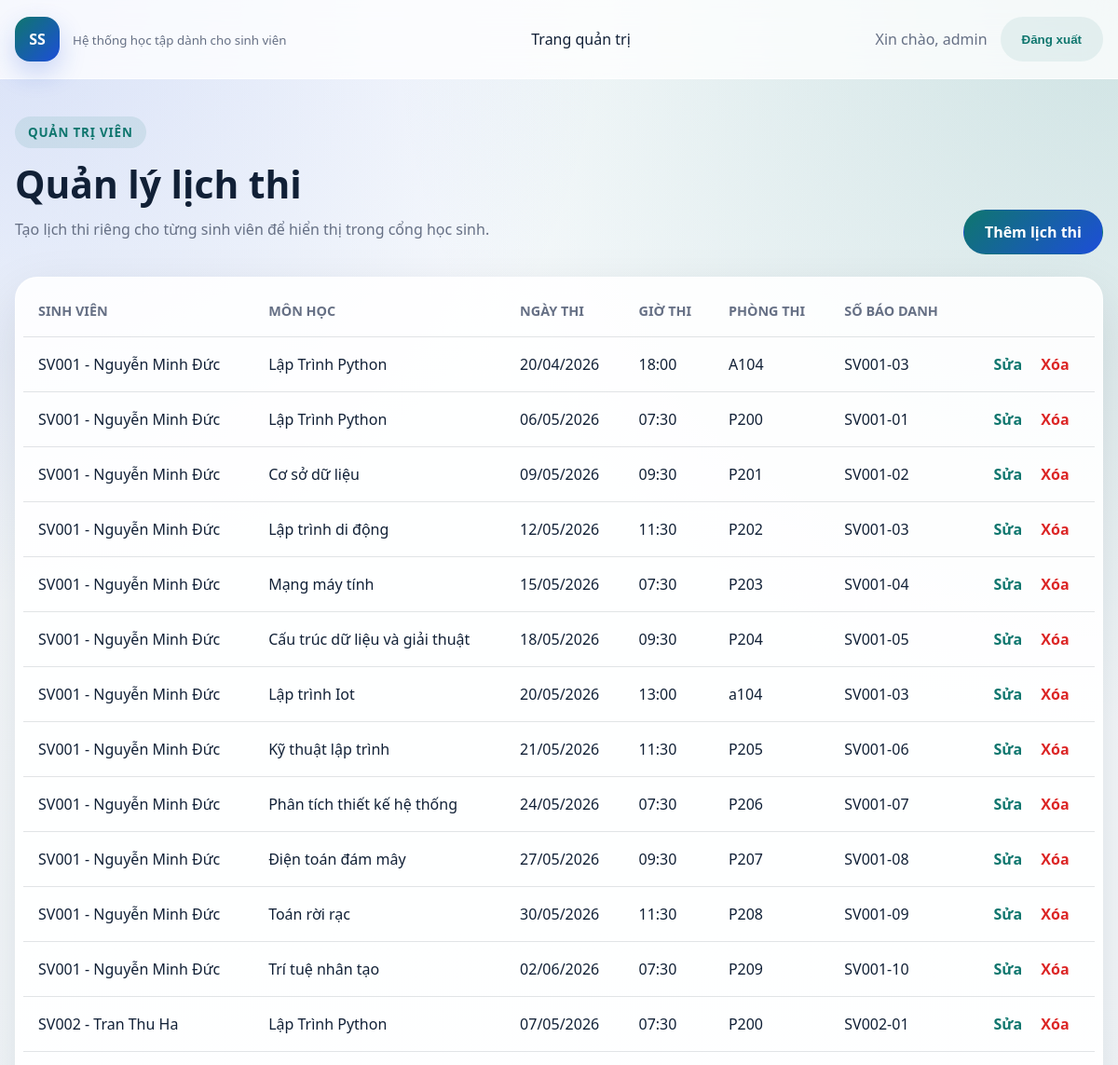
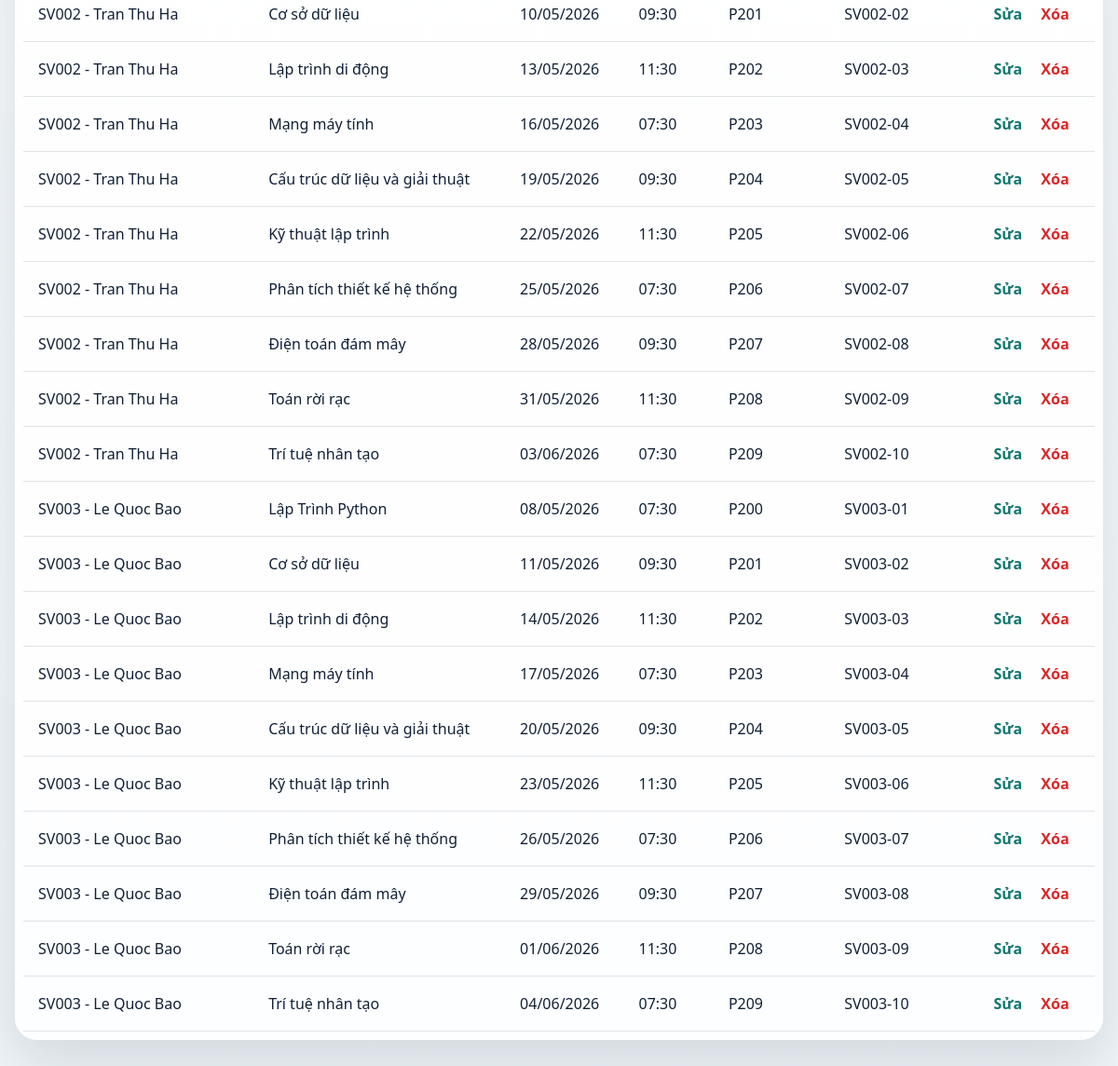
The app's page /exam-schedules/ (signed in) with its own data (2 pictures, top to bottom).
### students/models.py (models this page shows, shortened)
class ExamSchedule(models.Model):
    student = models.ForeignKey(
        Student,
        on_delete=models.CASCADE,
        related_name="exam_schedules",
        verbose_name="Sinh viên",
    )
    subject = models.ForeignKey(
        Subject,
        on_delete=models.CASCADE,
        related_name="exam_schedules",
        verbose_name="Môn học",
    )
    exam_date = models.DateField(verbose_name="Ngày thi")
    start_time = models.TimeField(verbose_name="Giờ bắt đầu")
    room = models.CharField(max_length=50, verbose_name="Phòng thi")
    seat_number = models.CharField(max_length=20, blank=True, verbose_name="Số báo danh")
    note = models.CharField(max_length=255, blank=True, verbose_name="Ghi chú")
    created_at = models.DateTimeField(auto_now_add=True)
    updated_at = models.DateTimeField(auto_now=True)
    class Meta:
        ordering = ["student__student_code", "exam_date", "start_time"]
        verbose_name = "Lịch thi"
        verbose_name_plural = "Lịch thi"
        constraints = [
            models.UniqueConstraint(
                fields=["student", "subject", "exam_date", "start_time"],
                name="unique_student_exam_slot",
            )
        ]

class Student(models.Model):
    GENDER_CHOICES = (
        ("M", "Nam"),
        ("F", "Nu"),
        ("O", "Khac"),
    )
    user = models.OneToOneField(
        settings.AUTH_USER_MODEL,
        on_delete=models.SET_NULL,
        null=True,
        blank=True,
        related_name="student_profile",
        verbose_name="Tài khoản đăng nhập",
    )
    student_code = models.CharField(max_length=20, unique=True, verbose_name="Ma sinh vien")
    full_name = models.CharField(max_length=100, verbose_name="Ho ten")
    date_of_birth = models.DateField(verbose_name="Ngay sinh")
    gender = models.CharField(max_length=1, choices=GENDER_CHOICES, verbose_name="Gioi tinh")
    class_name = models.CharField(max_length=50, verbose_name="Lop")
    email = models.EmailField(unique=True, verbose_name="Email")
    phone_number = models.CharField(max_length=20, blank=True, verbose_name="So dien thoai")
    address = models.CharField(max_length=255, blank=True, verbose_name="Dia chi")
    bio = models.TextField(blank=True, verbose_name="Gioi thieu ban than")
    avatar = models.FileField(upload_to="avatars/", blank=True, null=True, verbose_name="Anh dai dien")
    created_at = models.DateTimeField(auto_now_add=True)
    updated_at = models.DateTimeField(auto_now=True)
    class Meta:
        ordering = ["student_code"]
        verbose_name = "Sinh vien"
        verbose_name_plural = "Sinh vien"
    def __str__(self):
        return f"{self.student_code} - {self.full_name}"

class Subject(models.Model):
    subject_code = models.CharField(max_length=20, unique=True, verbose_name="Ma mon hoc")
    name = models.CharField(max_length=100, verbose_name="Ten mon hoc")
    credits = models.PositiveSmallIntegerField(verbose_name="So tin chi")
    created_at = models.DateTimeField(auto_now_add=True)
    updated_at = models.DateTimeField(auto_now=True)
    class Meta:
        ordering = ["subject_code"]
        verbose_name = "Mon hoc"
        verbose_name_plural = "Mon hoc"

### students/views.py (the view)
# urls.py: path("exam-schedules/", views.ExamScheduleListView.as_view(), name="exam_schedule_list"),
class ExamScheduleListView(StaffRequiredMixin, ListView):
    model = ExamSchedule
    template_name = "students/exam_schedule_list.html"
    context_object_name = "exam_schedules"
    def get_queryset(self):
        return (
            ExamSchedule.objects.select_related("student", "subject")
            .order_by("student__student_code", "exam_date", "start_time")
        )

### students/views.py (called while the page is built)
    def test_func(self):
        return self.request.user.is_staff

### students/templates/students/exam_schedule_list.html (shortened to what this page needs)
{% extends "students/base.html" %}
{% block content %}
<section class="section-header">
    <div>
        <span class="eyebrow">Quản trị viên</span>
        <h1>Quản lý lịch thi</h1>
        <p>Tạo lịch thi riêng cho từng sinh viên để hiển thị trong cổng học sinh.</p>
    </div>
    <a class="primary-button" href="{% url 'students:exam_schedule_add' %}">Thêm lịch thi</a>
</section>
<section class="panel">
    <div class="table-wrap">
        <table class="data-table">
            <thead>
                <tr>
                    <th>Sinh viên</th>
                    <th>Môn học</th>
                    <th>Ngày thi</th>
                    <th>Giờ thi</th>
                    <th>Phòng thi</th>
                    <th>Số báo danh</th>
                    <th></th>
                </tr>
            </thead>
            <tbody>
                {% for item in exam_schedules %}
                    <tr>
                        <td>{{ item.student }}</td>
                        <td>{{ item.subject.name }}</td>
                        <td>{{ item.exam_date|date:"d/m/Y" }}</td>
                        <td>{{ item.start_time|time:"H:i" }}</td>
                        <td>{{ item.room }}</td>
                        <td>{{ item.seat_number|default:"-" }}</td>
                        <td class="actions-cell">
                            <a class="table-link" href="{% url 'students:exam_schedule_edit' item.pk %}">Sửa</a>
                            <a class="table-link danger" href="{% url 'students:exam_schedule_delete' item.pk %}">Xóa</a>
                        </td>
                    </tr>
                {% empty %}
                    <tr>
                        <td colspan="7" class="empty-state">Chưa có lịch thi nào.</td>
                    </tr>
                {% endfor %}
            </tbody>
        </table>
    </div>
</section>
{% endblock %}

### students/templates/students/base.html (shortened to what this page needs)
{% load static %}
<!DOCTYPE html>
<html lang="vi">
<head>
    <link rel="stylesheet" href="{% static 'students/styles.css' %}">
</head>
<body>
    <header class="topbar">
        <div class="container topbar-inner">
            {% if user.is_authenticated and not user.is_staff %}
                <a class="brand" href="{% url 'students:student_result' %}">
                    <span class="brand-mark">SV</span>
                    <span class="brand-text">
                        <strong>Cổng thông tin sinh viên</strong>
                        <small>Theo dõi học tập cá nhân</small>
                    </span>
                </a>
            {% else %}
                <a class="brand" href="{% url 'students:home' %}">
                    <span class="brand-mark">SS</span>
                    <span class="brand-text">
                        <small>Hệ thống học tập dành cho sinh viên</small>
                    </span>
                </a>
            {% endif %}
            <nav class="nav-links">
                {% if user.is_authenticated and not user.is_staff %}
                    <a href="{% url 'students:student_profile' %}">Trang cá nhân</a>
                    <a href="{% url 'students:student_result' %}">Kết quả học tập</a>
                    <a href="{% url 'students:student_schedule' %}">Thời khóa biểu</a>
                    <a href="{% url 'students:student_exam_schedule' %}">Lịch thi</a>
                {% elif user.is_authenticated and user.is_staff %}
                    <a href="/admin/">Trang quản trị</a>
                {% endif %}
            </nav>
            <div class="user-actions">
                {% if user.is_authenticated %}
                    <span class="welcome">Xin chào, {{ user.get_full_name|default:user.username }}</span>
                    <form method="post" action="{% url 'students:logout' %}">
                        <button type="submit" class="ghost-button">Đăng xuất</button>
                    </form>
                {% else %}
                    <a class="primary-button" href="{% url 'students:login' %}">Đăng nhập sinh viên</a>
                {% endif %}
            </div>
        </div>
    </header>
    <main class="container page-content">
        {% block content %}{% endblock %}
    </main>
</body>
</html>

### static/students/styles.css (style rules this page uses)
:root { --bg: #f3f7fb; --surface: rgba(255, 255, 255, 0.88); --text: #112036; --muted: #667085; --line: rgba(17, 32, 54, 0.12); --primary: #0f766e; --secondary: #1d4ed8; --danger: #dc2626; --shadow: 0 24px 60px rgba(15, 23, 42, 0.12); --radius: 24px; }
* { box-sizing: border-box; }
body { margin: 0; font-family: "Segoe UI", sans-serif; color: var(--text); background: radial-gradient(circle at top left, rgba(29, 78, 216, 0.15), transparent 25%), radial-gradient(circle at top right, rgba(15, 118, 110, 0.18), transparent 30%), linear-gradient(180deg, #f9fbfd 0%, #eef4f8 100%); }
a { color: inherit; text-decoration: none; }
.container { width: min(1180px, calc(100% - 32px)); margin: 0 auto; }
.topbar { position: sticky; top: 0; z-index: 10; background: rgba(255, 255, 255, 0.76); backdrop-filter: blur(16px); border-bottom: 1px solid rgba(255, 255, 255, 0.65); }
.topbar-inner { display: flex; align-items: center; justify-content: space-between; gap: 24px; padding: 18px 0; }
.brand { display: flex; align-items: center; gap: 14px; }
.brand-mark { width: 48px; height: 48px; display: grid; place-items: center; border-radius: 16px; color: white; font-weight: 700; background: linear-gradient(135deg, var(--primary), var(--secondary)); box-shadow: 0 12px 28px rgba(29, 78, 216, 0.22); }
.brand-text small, .welcome, .hero p, .section-header p, .form-card p, .login-copy p, .metric-item span, .metric-card span { color: var(--muted); }
.nav-links, .user-actions, .hero-actions, .form-actions { display: flex; align-items: center; gap: 14px; }
.nav-links { flex-wrap: wrap; justify-content: center; }
.page-content { padding: 40px 0 56px; }
.hero-copy, .hero-panel, .panel, .form-card, .login-card { background: var(--surface); border-radius: var(--radius); box-shadow: var(--shadow); border: 1px solid rgba(255, 255, 255, 0.7); }
.eyebrow { display: inline-flex; padding: 8px 14px; border-radius: 999px; background: rgba(15, 118, 110, 0.1); color: var(--primary); font-size: 0.84rem; font-weight: 700; text-transform: uppercase; letter-spacing: 0.06em; }
.hero h1, .section-header h1, .form-card h1, .login-copy h1 { margin: 16px 0 12px; line-height: 1.08; font-size: clamp(2rem, 3.4vw, 3.7rem); }
.section-header { display: flex; justify-content: space-between; align-items: end; gap: 24px; margin-bottom: 24px; }
.panel { padding: 8px; }
.table-wrap { overflow-x: auto; }
.data-table { width: 100%; border-collapse: collapse; }
.data-table th, .data-table td { padding: 18px 16px; border-bottom: 1px solid var(--line); white-space: nowrap; text-align: left; }
.data-table th { color: var(--muted); text-transform: uppercase; font-size: 0.9rem; }
.actions-cell { text-align: right; }
.table-link { color: var(--primary); font-weight: 700; margin-left: 16px; }
.table-link.danger { color: var(--danger); }
.primary-button, .secondary-button, .ghost-button, .danger-button { display: inline-flex; align-items: center; justify-content: center; min-height: 48px; padding: 0 22px; border-radius: 999px; border: 1px solid transparent; font-weight: 700; cursor: pointer; }
.primary-button { color: white; background: linear-gradient(135deg, var(--primary), var(--secondary)); }
.ghost-button { background: rgba(15, 118, 110, 0.08); color: var(--primary); }

### records on screen
ExamSchedule: student "SV001 - Nguyễn Minh Đức", subject.name "Lập Trình Python", exam_date "20/04/2026", start_time "18:00", room "A104", seat_number "SV001-03"
ExamSchedule: student "SV001 - Nguyễn Minh Đức", subject.name "Lập Trình Python", exam_date "06/05/2026", start_time "07:30", room "P200", seat_number "SV001-01"
ExamSchedule: student "SV001 - Nguyễn Minh Đức", subject.name "Cơ sở dữ liệu", exam_date "09/05/2026", start_time "09:30", room "P201", seat_number "SV001-02"
ExamSchedule: student "SV001 - Nguyễn Minh Đức", subject.name "Lập trình di động", exam_date "12/05/2026", start_time "11:30", room "P202", seat_number "SV001-03"
ExamSchedule: student "SV001 - Nguyễn Minh Đức", subject.name "Mạng máy tính", exam_date "15/05/2026", start_time "07:30", room "P203", seat_number "SV001-04"
ExamSchedule: student "SV001 - Nguyễn Minh Đức", subject.name "Cấu trúc dữ liệu và giải thuật", exam_date "18/05/2026", start_time "09:30", room "P204", seat_number "SV001-05"
ExamSchedule: student "SV001 - Nguyễn Minh Đức", subject.name "Lập trình Iot", exam_date "20/05/2026", start_time "13:00", room "a104", seat_number "SV001-03"
ExamSchedule: student "SV001 - Nguyễn Minh Đức", subject.name "Kỹ thuật lập trình", exam_date "21/05/2026", start_time "11:30", room "P205", seat_number "SV001-06"
ExamSchedule: student "SV001 - Nguyễn Minh Đức", subject.name "Phân tích thiết kế hệ thống", exam_date "24/05/2026", start_time "07:30", room "P206", seat_number "SV001-07"
ExamSchedule: student "SV001 - Nguyễn Minh Đức", subject.name "Điện toán đám mây", exam_date "27/05/2026", start_time "09:30", room "P207", seat_number "SV001-08"
ExamSchedule: student "SV001 - Nguyễn Minh Đức", subject.name "Toán rời rạc", exam_date "30/05/2026", start_time "11:30", room "P208", seat_number "SV001-09"
ExamSchedule: student "SV001 - Nguyễn Minh Đức", subject.name "Trí tuệ nhân tạo", exam_date "02/06/2026", start_time "07:30", room "P209", seat_number "SV001-10"
ExamSchedule: student "SV002 - Tran Thu Ha", subject.name "Lập Trình Python", exam_date "07/05/2026", start_time "07:30", room "P200", seat_number "SV002-01"
ExamSchedule: student "SV002 - Tran Thu Ha", subject.name "Cơ sở dữ liệu", exam_date "10/05/2026", start_time "09:30", room "P201", seat_number "SV002-02"
ExamSchedule: student "SV002 - Tran Thu Ha", subject.name "Lập trình di động", exam_date "13/05/2026", start_time "11:30", room "P202", seat_number "SV002-03"
ExamSchedule: student "SV002 - Tran Thu Ha", subject.name "Mạng máy tính", exam_date "16/05/2026", start_time "07:30", room "P203", seat_number "SV002-04"
ExamSchedule: student "SV002 - Tran Thu Ha", subject.name "Cấu trúc dữ liệu và giải thuật", exam_date "19/05/2026", start_time "09:30", room "P204", seat_number "SV002-05"
ExamSchedule: student "SV002 - Tran Thu Ha", subject.name "Kỹ thuật lập trình", exam_date "22/05/2026", start_time "11:30", room "P205", seat_number "SV002-06"
ExamSchedule: student "SV002 - Tran Thu Ha", subject.name "Phân tích thiết kế hệ thống", exam_date "25/05/2026", start_time "07:30", room "P206", seat_number "SV002-07"
ExamSchedule: student "SV002 - Tran Thu Ha", subject.name "Điện toán đám mây", exam_date "28/05/2026", start_time "09:30", room "P207", seat_number "SV002-08"
ExamSchedule: student "SV002 - Tran Thu Ha", subject.name "Toán rời rạc", exam_date "31/05/2026", start_time "11:30", room "P208", seat_number "SV002-09"
ExamSchedule: student "SV002 - Tran Thu Ha", subject.name "Trí tuệ nhân tạo", exam_date "03/06/2026", start_time "07:30", room "P209", seat_number "SV002-10"
ExamSchedule: student "SV003 - Le Quoc Bao", subject.name "Lập Trình Python", exam_date "08/05/2026", start_time "07:30", room "P200", seat_number "SV003-01"
ExamSchedule: student "SV003 - Le Quoc Bao", subject.name "Cơ sở dữ liệu", exam_date "11/05/2026", start_time "09:30", room "P201", seat_number "SV003-02"
ExamSchedule: student "SV003 - Le Quoc Bao", subject.name "Lập trình di động", exam_date "14/05/2026", start_time "11:30", room "P202", seat_number "SV003-03"
ExamSchedule: student "SV003 - Le Quoc Bao", subject.name "Mạng máy tính", exam_date "17/05/2026", start_time "07:30", room "P203", seat_number "SV003-04"
ExamSchedule: student "SV003 - Le Quoc Bao", subject.name "Cấu trúc dữ liệu và giải thuật", exam_date "20/05/2026", start_time "09:30", room "P204", seat_number "SV003-05"
ExamSchedule: student "SV003 - Le Quoc Bao", subject.name "Kỹ thuật lập trình", exam_date "23/05/2026", start_time "11:30", room "P205", seat_number "SV003-06"
ExamSchedule: student "SV003 - Le Quoc Bao", subject.name "Phân tích thiết kế hệ thống", exam_date "26/05/2026", start_time "07:30", room "P206", seat_number "SV003-07"
ExamSchedule: student "SV003 - Le Quoc Bao", subject.name "Điện toán đám mây", exam_date "29/05/2026", start_time "09:30", room "P207", seat_number "SV003-08"
ExamSchedule: student "SV003 - Le Quoc Bao", subject.name "Toán rời rạc", exam_date "01/06/2026", start_time "11:30", room "P208", seat_number "SV003-09"
ExamSchedule: student "SV003 - Le Quoc Bao", subject.name "Trí tuệ nhân tạo", exam_date "04/06/2026", start_time "07:30", room "P209", seat_number "SV003-10"

### other values on screen
{{ user.get_full_name|default:user.username }} "admin"
